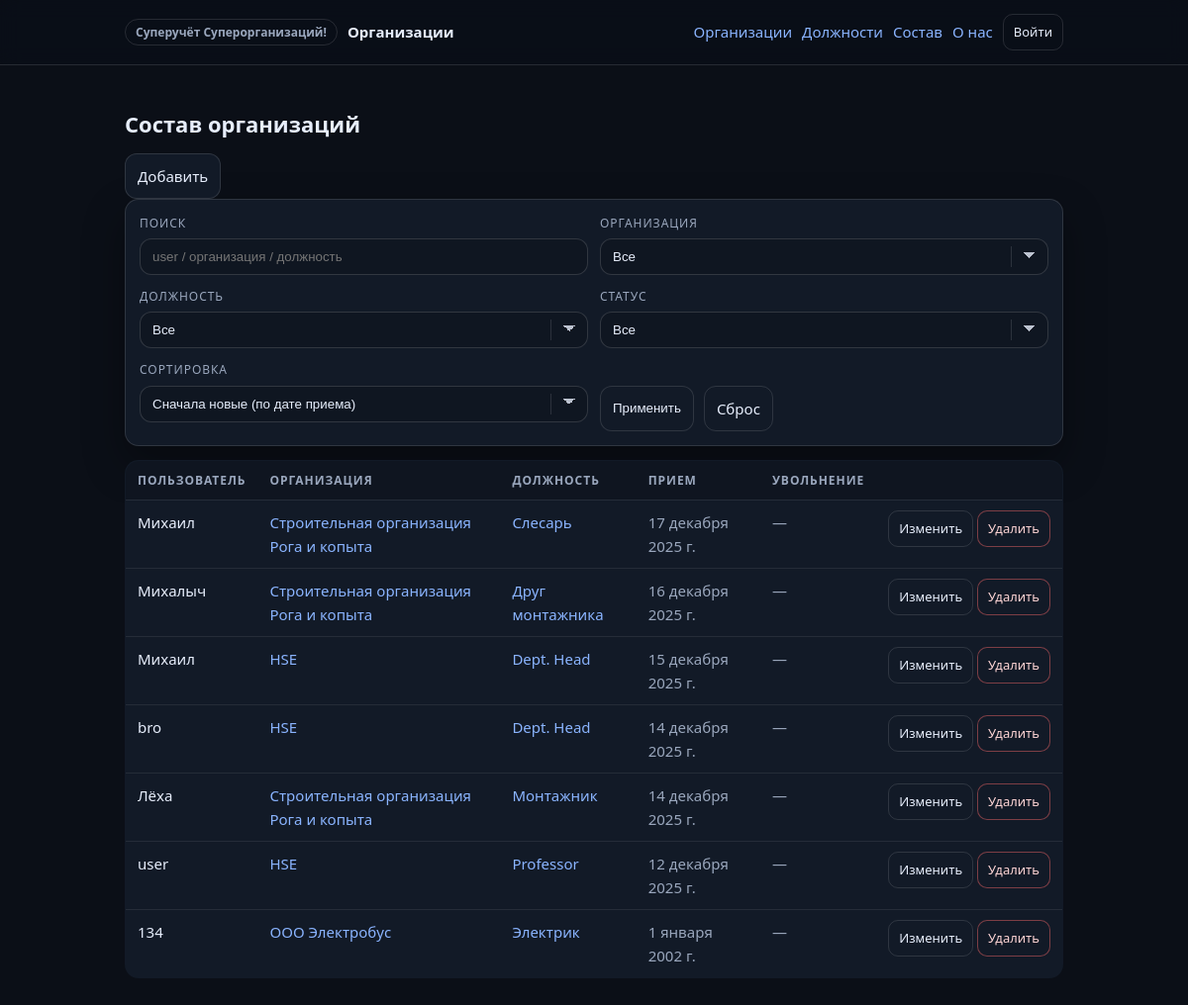
The app's page /memberships/ with its own data.
### core/models.py (models this page shows, shortened)
class Membership(models.Model):
    user = models.ForeignKey(settings.AUTH_USER_MODEL,on_delete=models.CASCADE,related_name="memberships")
    organization = models.ForeignKey(Organization,on_delete=models.CASCADE,related_name="memberships")
    position = models.ForeignKey(Position,on_delete=models.SET_DEFAULT,default=default_position_id,related_name="memberships")
    hire_date = models.DateField(default=timezone.localdate)
    dismissal_date = models.DateField(null=True, blank=True)
    class Meta:
        unique_together = (("user", "organization"))
        ordering = ["-hire_date", "organization__organization_name", "user__username"]
        verbose_name = "Сотрудник в организации"
        verbose_name_plural = "Сотрудники в организациях"

class Organization(models.Model):
    organization_name = models.CharField(max_length=50)
    founding_date = models.DateField(default=timezone.localdate)
    address = models.CharField(max_length=200)
    director_name = models.CharField(max_length=50)
    users = models.ManyToManyField(settings.AUTH_USER_MODEL,through="Membership",related_name="organizations",blank=True)
    class Meta:
        ordering = ["organization_name"]
        verbose_name = "Организация"
        verbose_name_plural = "Организации"
    def __str__(self):
        return self.organization_name

class Position(models.Model):
    name = models.CharField(max_length=50, unique=True)
    class Meta:
        ordering = ["name"]
        verbose_name = "Должность"
        verbose_name_plural = "Должности"
    def __str__(self):
        return self.name

### core/views.py (the view)
# urls.py: path("memberships/",views.MembershipList.as_view(),name="membership-list"),
class MembershipList(ListView):
    model = Membership
    template_name = "core/membership_list.html"
    paginate_by = 20
    def get_queryset(self):
        qs = Membership.objects.select_related("user", "organization", "position")
        q = (self.request.GET.get("q") or "").strip()
        org = (self.request.GET.get("org") or "").strip()
        pos = (self.request.GET.get("pos") or "").strip()
        status = (self.request.GET.get("status") or "").strip()
        sort = (self.request.GET.get("sort") or "").strip()
        if q:
            qs = qs.filter(Q(user__username__icontains=q) | Q(user__first_name__icontains=q) | Q(user__last_name__icontains=q) | Q(organization__organization_name__icontains=q) | Q(position__name__icontains=q))
        if org.isdigit():
            qs = qs.filter(organization_id=int(org))
        if pos.isdigit():
            qs = qs.filter(position_id=int(pos))
        if status == "active":
            qs = qs.filter(dismissal_date__isnull=True)
        elif status == "fired":
            qs = qs.filter(dismissal_date__isnull=False)
        sort_map = {
            "-hire_date": "-hire_date",
            "hire_date": "hire_date",
            "user": "user__username",
            "org": "organization__organization_name",
            "pos": "position__name"}
        order_by = sort_map.get(sort, "-hire_date")
        return qs.order_by(order_by, "id")
    def get_context_data(self, **kwargs):
        context = super().get_context_data(**kwargs)
        params = self.request.GET.copy()
        params.pop("page", None)
        context["qs"] = params.urlencode()
        context["orgs"] = Organization.objects.order_by("organization_name")
        context["positions"] = Position.objects.order_by("name")
        context["q"] = (self.request.GET.get("q") or "").strip()
        context["org"] = (self.request.GET.get("org") or "").strip()
        context["pos"] = (self.request.GET.get("pos") or "").strip()
        context["status"] = (self.request.GET.get("status") or "").strip()
        context["sort"] = (self.request.GET.get("sort") or "").strip() or "-hire_date"
        context["sort_options"] = [("-hire_date", "Сначала новые (по дате приема)"),
            ("hire_date", "Сначала старые (по дате приема)"),
            ("user", "По пользователю"),
            ("org", "По организации"),
            ("pos", "По должности")]
        context["status_options"] = [("", "Все"), ("active", "Только работающие"), ("fired", "Только уволенные")]
        return context

### core/templates/core/membership_list.html (shortened to what this page needs)
{% extends "index.html" %}
{% block content %}
<div class="page-head">
  <h1>Состав организаций</h1>
  <div class="actions"><a class="btn" href="{% url 'core:membership-create' %}">Добавить</a></div>
</div>
<form method="get" class="form card" style="margin-bottom:14px;">
  <div class="form-grid">
    <div class="field">
      <label class="label">Поиск</label>
      <input class="input" type="text" name="q" value="{{ q }}" placeholder="user / организация / должность">
    </div>
    <div class="field">
      <label class="label">Организация</label>
      <select class="select" name="org">
        <option value="">Все</option>
      </select>
    </div>
    <div class="field">
      <label class="label">Должность</label>
      <select class="select" name="pos">
        <option value="">Все</option>
      </select>
    </div>
    <div class="field">
      <label class="label">Статус</label>
      <select class="select" name="status">
        {% for val, label in status_options %}
          <option value="{{ val }}" {% if status == val %}selected{% endif %}>{{ label }}</option>
        {% endfor %}
      </select>
    </div>
    <div class="field">
      <label class="label">Сортировка</label>
      <select class="select" name="sort">
        {% for val, label in sort_options %}
          <option value="{{ val }}" {% if sort == val %}selected{% endif %}>{{ label }}</option>
        {% endfor %}
      </select>
    </div>
    <div class="field">
      <label class="label">&nbsp;</label>
      <div class="actions" style="margin-top:0;">
        <button class="btn" type="submit">Применить</button>
        <a class="btn ghost" href="{% url 'core:membership-list' %}">Сброс</a>
      </div>
    </div>
  </div>
</form>
{% if object_list %}
<table class="table">
  <thead>
    <tr>
      <th>Пользователь</th>
      <th>Организация</th>
      <th>Должность</th>
      <th>Прием</th>
      <th>Увольнение</th>
      <th></th>
    </tr>
  </thead>
  <tbody>
    {% for m in object_list %}
    <tr>
      <td>{{ m.user }}</td>
      <td><a class="link" href="{% url 'core:organization-detail' m.organization_id %}">{{ m.organization }}</a></td>
      <td><a class="link" href="{% url 'core:membership-detail' m.pk %}">{{ m.position }}</a></td>
      <td class="muted">{{ m.hire_date }}</td>
      <td class="muted">{{ m.dismissal_date|default:"—" }}</td>
      <td class="right">
        <a class="btn ghost sm" href="{% url 'core:membership-update' m.pk %}">Изменить</a>
        <a class="btn danger sm" href="{% url 'core:membership-delete' m.pk %}">Удалить</a>
      </td>
    </tr>
    {% endfor %}
  </tbody>
</table>
{% else %}
<div class="empty">Пока нет записей</div>
{% endif %}
{% endblock %}

### static/css/site.css (style rules this page uses)
:root { --bg: #0b0f17; --panel: #121a27; --text: #e7eefc; --muted: #9aa7bd; --border: rgba(255, 255, 255, 0.12); --link: #8ab4ff; --danger: #ff6b6b; --shadow: 0 18px 40px rgba(0, 0, 0, 0.35); --radius: 14px; }
* { box-sizing: border-box; }
html, body { height: 100%; }
html { color-scheme: dark; }
body { margin: 0; font: 15px/1.6 system-ui, -apple-system, "Segoe UI", Roboto, Arial; background: var(--bg); color: var(--text); }
a { color: var(--link); text-decoration: none; }
h1 { margin: 6px 0 0; font-size: 22px; font-weight: 800; }
.stats, .actions { display: flex; gap: 10px; flex-wrap: wrap; margin-top: 12px; }
.card { background: var(--panel); border: 1px solid var(--border); border-radius: var(--radius); padding: 14px; box-shadow: var(--shadow); }
.table { width: 100%; border-collapse: collapse; border: 1px solid var(--border); border-radius: var(--radius); overflow: hidden; background: var(--panel); }
.table th, .table td { padding: 10px 12px; border-bottom: 1px solid rgba(255, 255, 255, 0.08); vertical-align: top; }
.table th { text-align: left; color: var(--muted); font-size: 12px; letter-spacing: 0.08em; text-transform: uppercase; background: rgba(0, 0, 0, 0.18); }
.table tr:last-child td { border-bottom: 0; }
.right { text-align: right; white-space: nowrap; }
.btn { display: inline-flex; align-items: center; gap: 8px; padding: 10px 12px; border: 1px solid var(--border); border-radius: 12px; background: var(--panel); color: var(--text); cursor: pointer; }
.btn.sm { padding: 7px 10px; border-radius: 10px; font-size: 13px; }
.btn.ghost { background: transparent; }
.btn.danger { border-color: rgba(255, 107, 107, 0.45); color: #ffd6d6; }
.form { background: var(--panel); border: 1px solid var(--border); border-radius: var(--radius); padding: 14px; box-shadow: var(--shadow); }
.form-grid { display: grid; grid-template-columns: 1fr; gap: 12px; }
@media (min-width: 860px) { .form-grid { grid-template-columns: 1fr 1fr; } }
.field { display: flex; flex-direction: column; gap: 6px; }
.label { font-size: 12px; letter-spacing: 0.08em; text-transform: uppercase; color: var(--muted); }
.input, .select, .textarea { border: 1px solid rgba(255, 255, 255, 0.14); border-radius: 12px; padding: 10px 12px; background: rgba(0, 0, 0, 0.14); color: var(--text); outline: none; }
.select { appearance: none; -webkit-appearance: none; -moz-appearance: none; padding-right: 40px; background-image: linear-gradient(45deg, transparent 50%, rgba(231, 238, 252, 0.8) 50%), linear-gradient(135deg, rgba(231, 238, 252, 0.8) 50%, transparent 50%), linear-gradient(to right, rgba(255, 255, 255, 0.12), rgba(255, 255, 255, 0.12)); background-position: calc(100% - 18px) calc(50% - 2px), calc(100% - 12px) calc(50% - 2px), calc(100% - 36px) 50%; background-size: 6px 6px, 6px 6px, 1px 60%; background-repeat: no-repeat; }
.select option, .select optgroup { background: #121a27; color: #e7eefc; }
.help, .muted, .footer { color: var(--muted); }

### records on screen
Membership: user "Михаил", organization "Строительная организация Рога и копыта", position "Слесарь", hire_date "17 декабря 2025 г.", dismissal_date "—"
Membership: user "Михалыч", organization "Строительная организация Рога и копыта", position "Друг монтажника", hire_date "16 декабря 2025 г.", dismissal_date "—"
Membership: user "Михаил", organization "HSE", position "Dept. Head", hire_date "15 декабря 2025 г.", dismissal_date "—"
Membership: user "bro", organization "HSE", position "Dept. Head", hire_date "14 декабря 2025 г.", dismissal_date "—"
Membership: user "Лёха", organization "Строительная организация Рога и копыта", position "Монтажник", hire_date "14 декабря 2025 г.", dismissal_date "—"
Membership: user "user", organization "HSE", position "Professor", hire_date "12 декабря 2025 г.", dismissal_date "—"
Membership: user "134", organization "ООО Электробус", position "Электрик", hire_date "1 января 2002 г.", dismissal_date "—"

### other values on screen
form field status "Все"
form field sort "Сначала новые (по дате приема)"
